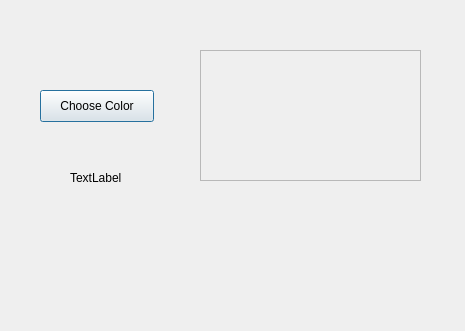
<?xml version="1.0" encoding="UTF-8"?>
<ui version="4.0">
 <class>Dialog</class>
 <widget class="QDialog" name="Dialog">
  <property name="geometry">
   <rect>
    <x>0</x>
    <y>0</y>
    <width>465</width>
    <height>331</height>
   </rect>
  </property>
  <property name="windowTitle">
   <string>Dialog</string>
  </property>
  <widget class="QPushButton" name="pushButtonColor">
   <property name="geometry">
    <rect>
     <x>40</x>
     <y>90</y>
     <width>114</width>
     <height>32</height>
    </rect>
   </property>
   <property name="text">
    <string>Choose Color</string>
   </property>
  </widget>
  <widget class="QFrame" name="frameColor">
   <property name="geometry">
    <rect>
     <x>200</x>
     <y>50</y>
     <width>221</width>
     <height>131</height>
    </rect>
   </property>
   <property name="frameShape">
    <enum>QFrame::StyledPanel</enum>
   </property>
   <property name="frameShadow">
    <enum>QFrame::Raised</enum>
   </property>
  </widget>
  <widget class="QLabel" name="labelColor">
   <property name="geometry">
    <rect>
     <x>70</x>
     <y>170</y>
     <width>59</width>
     <height>16</height>
    </rect>
   </property>
   <property name="text">
    <string>TextLabel</string>
   </property>
  </widget>
 </widget>
 <resources/>
 <connections/>
</ui>
